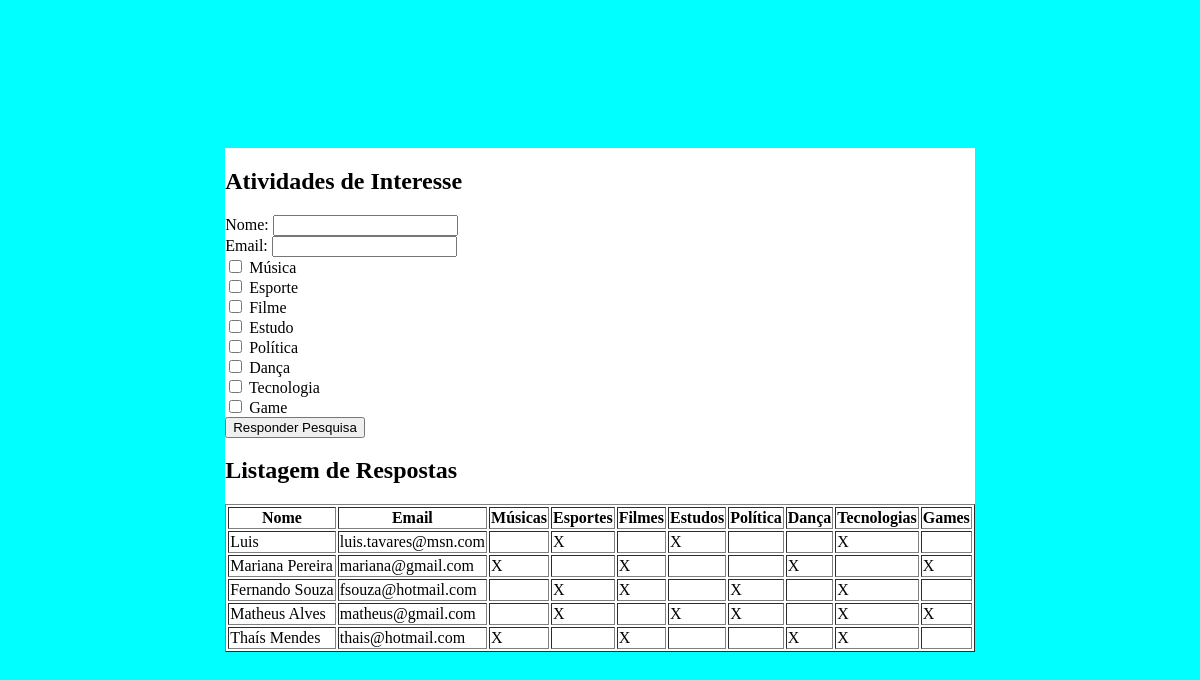
The page / on the database its author committed.
### tables this page shows
CREATE TABLE `pesquisa` (
  `pesquisaid` int(11) NOT NULL,
  `nome` varchar(255) NOT NULL,
  `email` varchar(255) NOT NULL,
  `musica` tinyint(1) DEFAULT NULL,
  `esporte` tinyint(1) DEFAULT NULL,
  `filme` tinyint(1) DEFAULT NULL,
  `estudo` tinyint(1) DEFAULT NULL,
  `politica` tinyint(1) DEFAULT NULL,
  `danca` tinyint(1) DEFAULT NULL,
  `tecnologia` tinyint(1) DEFAULT NULL,
  `game` tinyint(1) DEFAULT NULL
);

### index.php (the view, shortened to what this page needs)
<html lang="pt-br">
	<head>
		<link rel="stylesheet" href="style.css">
	</head>
	<body>
		<div class = "container">
		<div class = "box">
		<h2>Atividades de Interesse</h2>
		<form method="post" action="salva.php">
			<label>Nome:</label>
			<input type="text" name="nome" /><br>
			<label>Email:</label>
			<input type="text" name="email" /><br>
			<input type="checkbox" name="musica" />
			<label>Música</label><br>
			<input type="checkbox" name="esporte" />
			<label>Esporte</label><br>
			<input type="checkbox" name="filme" />
			<label>Filme</label><br>
			<input type="checkbox" name="estudo" />
			<label>Estudo</label><br>
			<input type="checkbox" name="politica" />
			<label>Política</label><br>
			<input type="checkbox" name="danca" />
			<label>Dança</label><br>
			<input type="checkbox" name="tecnologia" />
			<label>Tecnologia</label><br>
			<input type="checkbox" name="game" />
			<label>Game</label><br>
			<button type="submit">Responder Pesquisa</button>
		</form>
		<h2>Listagem de Respostas</h2>
		<?php
			$datasource = 'mysql:host=localhost;dbname=atividades';
			$user = 'root';
			$pass = 'vertrigo';
			$db = new PDO($datasource, $user, $pass);
			$query = "SELECT * FROM pesquisa";
			$stm = $db -> prepare($query);
			if ($stm -> execute()) {
				print "<table border><tr><th>Nome</th>";
				print "<th>Email</th><th>Músicas</th>";
				print "<th>Esportes</th><th>Filmes</th>";
				print "<th>Estudos</th><th>Política</th>";
				print "<th>Dança</th><th>Tecnologias</th>";
				print "<th>Games</th></tr>";
				while ($row = $stm -> fetch()) {
					$nome = $row['nome'];
					$email = $row['email'];
					$musica = $row['musica'];
					$esporte = $row['esporte'];
					$filme = $row['filme'];
					$estudo = $row['estudo'];
					$politica = $row['politica'];
					$danca = $row['danca'];
					$tecnologia = $row['tecnologia'];
					$game = $row['game'];
					print "<tr><td>$nome</td><td>$email</td>";
					if($musica == 1){
						print "<td>X</td>";
					}
					else {
						print "<td></td>";
					}
					if($esporte == 1){
						print "<td>X</td>";
					}
					else {
						print "<td></td>";
					}
					if($filme == 1){
						print "<td>X</td>";
					}
					else {
						print "<td></td>";
					}
					if($estudo == 1){
						print "<td>X</td>";
					}
					else {
						print "<td></td>";
					}
					if($politica == 1){
						print "<td>X</td>";
					}
					else {
						print "<td></td>";
					}
					if($danca == 1){
						print "<td>X</td>";
					}
					else {
						print "<td></td>";
					}
					if($tecnologia == 1){
						print "<td>X</td>";
					}
					else {
						print "<td></td>";
					}
					if($game == 1){
						print "<td>X</td></tr>";
					}
					else {
						print "<td></td></tr>";
					}
				}
				print "</table>";
			} else {
				print '<p>Erro ao listar alunos!</p>';
			}
		?>
		</div>
		</div>
	</body>
</html>

### style.css (style rules this page uses)
.container { width: 100vw; height: 100vh; display: flex; background-color: aqua; flex-direction: row; justify-content: center; align-items: center; }
.box { background: #fff; }
body { margin: 0px; }

### rows shown on the page
pesquisa: nome "Luis", email "luis.tavares@msn.com", musica 0 (drawn), esporte "X", filme 0 (drawn), estudo "X", politica 0 (drawn), danca 0 (drawn), tecnologia "X", game 0 (drawn)
pesquisa: nome "Mariana Pereira", email "mariana@gmail.com", musica "X", esporte 0 (drawn), filme "X", estudo 0 (drawn), politica 0 (drawn), danca "X", tecnologia 0 (drawn), game "X"
pesquisa: nome "Fernando Souza", email "fsouza@hotmail.com", musica 0 (drawn), esporte "X", filme "X", estudo 0 (drawn), politica "X", danca 0 (drawn), tecnologia "X", game 0 (drawn)
pesquisa: nome "Matheus Alves", email "matheus@gmail.com", musica 0 (drawn), esporte "X", filme 0 (drawn), estudo "X", politica "X", danca 0 (drawn), tecnologia "X", game "X"
pesquisa: nome "Thaís Mendes", email "thais@hotmail.com", musica "X", esporte 0 (drawn), filme "X", estudo 0 (drawn), politica 0 (drawn), danca "X", tecnologia "X", game 0 (drawn)
